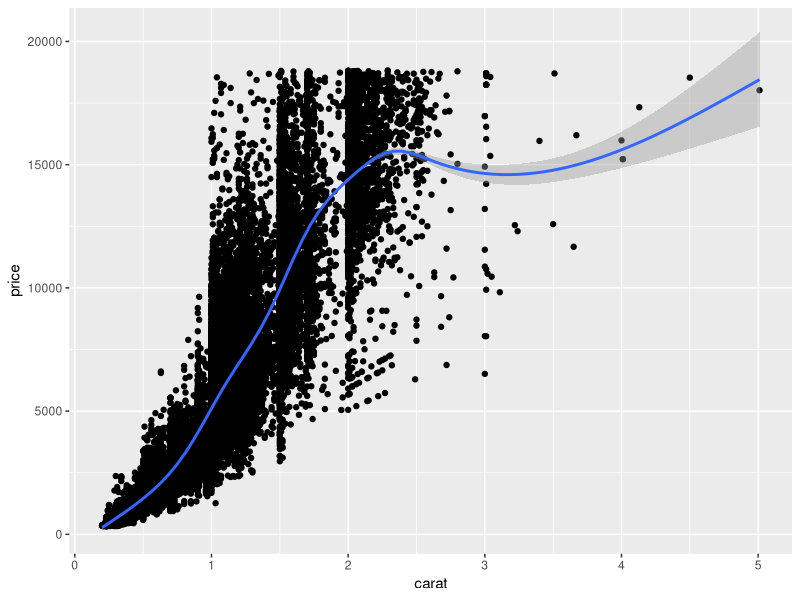

R code for this plot:
library(tidyverse)
data("diamonds")

summary(diamonds)
ggplot(diamonds, aes(x = carat, y = price)) + geom_point() + geom_smooth()

# one sample t-test
t.test(diamonds$carat, mu = 0.7, alternative = "two.sided")
# mean is about 0.797

diamonds %>% filter(as.integer(cut) > 2) %>% summary()

# two sample t-test
t.test(diamonds %>% filter(as.integer(cut) > 2) %>% select(carat),
       diamonds %>% filter(as.integer(cut) <= 2) %>% select(carat),
       alternative = "two.sided",
       var.equal = FALSE)
# cuts are of higher quality for smaller diamonds

diamonds <- mutate(diamonds,
                   quality=factor(case_when(as.integer(cut) <= 2 ~ "HIGH",
                                            TRUE ~ "LOW")))
diamonds %>% summary()

# paired t-test
# t.test(carat ~ quality, data = diamonds, paired = FALSE) # not a paired test